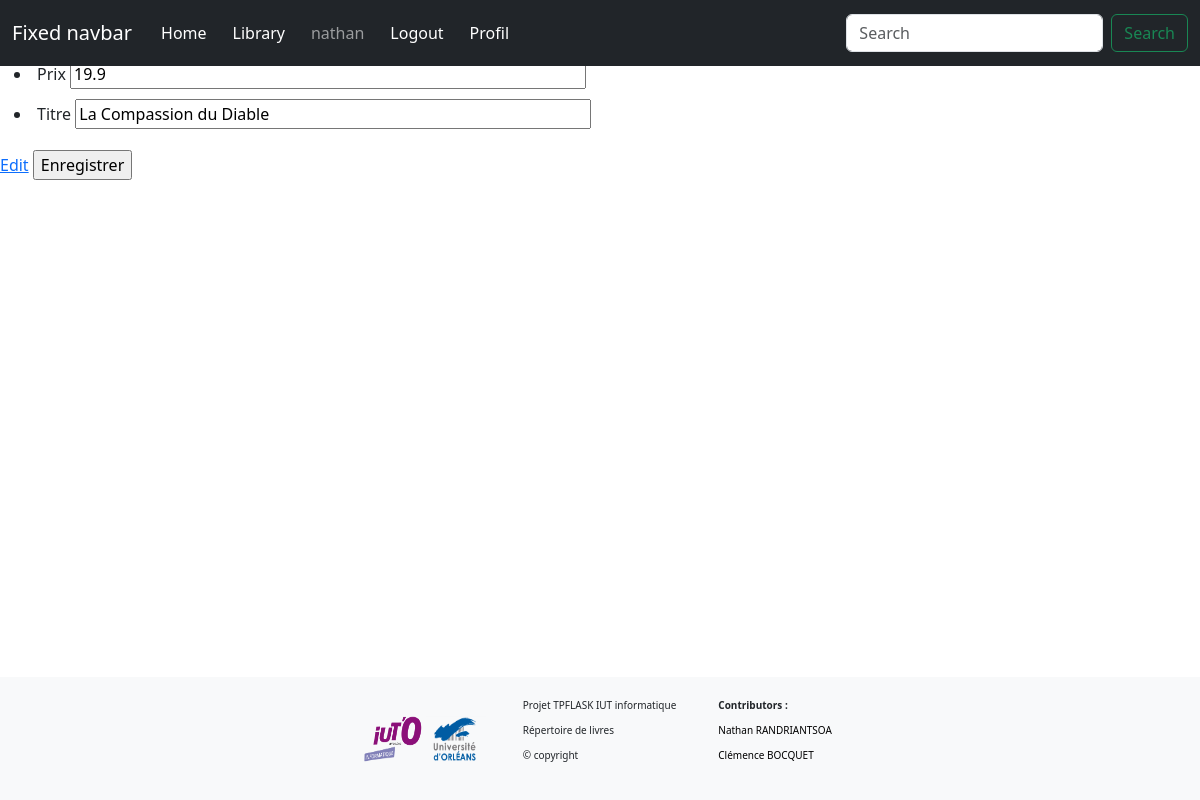
The app's page /edit/book/1 (signed in) with its own data.
### tuto/models.py (models this page shows, shortened)
class User(db.Model, UserMixin):
    username = db.Column(db.String(50), primary_key=True)
    password = db.Column(db.String(64))
    rates = db.relationship('Rate', back_populates='user')
    fav1 = db.relationship('Favoris', back_populates='user_r')

class Book(db.Model):
    id = db.Column(db.Integer, primary_key =True)
    price = db.Column(db.Float)
    url  = db.Column(db.String(500))
    image = db.Column(db.String(200))
    title = db.Column(db.String(100))
    author_od = db.Column(db.Integer, db.ForeignKey("author.id"))
    fav = db.relationship('Favoris', back_populates='book_r')
    author = db.relationship('Author', back_populates='books')
    rates = db.relationship('Rate', back_populates='book')

### tuto/views.py (the view)
@app.route("/edit/book/<int:id>")
@login_required
def edit_book(id):
    b = get_book(id)
    f = BookForm(id=b.id, price=b.price, title=b.title)
    return render_template(
        "edit-books.html",
        book =b, form=f)

### tuto/views.py
class BookForm(FlaskForm):
    id = HiddenField('id')
    price = StringField('Prix')
    title = StringField('Titre', validators=[DataRequired()])

### tuto/models.py (called while the page is built)
def get_book(id):
    return Book.query.get_or_404(id)

@login_manager.user_loader
def load_user(username):
    return User.query.get(username)

### tuto/templates/edit-books.html (shortened to what this page needs)
{% extends "base.html" %}
{% block main %}
<link rel="stylesheet" href="{{ url_for('static', filename='book.css')}}">
<section>
    <h2 class="book">Edit books : {{ book.title }}</h1>
    <form form="form" method="POST" action ="{{ url_for ('save_book') }}">
        <ul>
            <li>{{ form.price.label }} {{ form.price(size =50) }}</li>
            <li>{{ form.title.label }} {{ form.title(size =50) }}</li>
        </ul>
        {% if current_user.is_authenticated %}
            <a href="{{ url_for('edit_book', id=book.id) }}">Edit</a>
        {% endif %}
        <input type="submit" value="Enregistrer">
    </form >
</section>
{% endblock %}

### tuto/templates/base.html (shortened to what this page needs)
<!doctype html>
<html lang="fr">
  <head>
    {% block head %}
    <link rel="stylesheet"
    href="{{ url_for('static', filename='home.css') }}">
    {% block styles %}
    {{ bootstrap.load_css() }}
    {% endblock %}
    {% endblock %}
  </head>
  <body>
    <header>
      <nav class="navbar navbar-expand-md navbar-dark fixed-top bg-dark">
        <div class="container-fluid">
          <a class="navbar-brand" href="#">Fixed navbar</a>
          <div class="collapse navbar-collapse" id="navbarCollapse">
            <ul class="navbar-nav me-auto mb-2 mb-md-0">
              <li class="nav-item">
                <a class="nav-link active" aria-current="page" href="{{ url_for('home') }}">Home</a>
              </li>
              <li class="nav-item">
                <a class="nav-link active" aria-current="page" href="{{ url_for('books_author') }}">Library</a>
              </li>
              {% if current_user.is_authenticated %}
                <li>
                  <a class="nav-link">{{ current_user.username }}</a></li>
                <li>
                  <a class="nav-link active" href="{{ url_for('logout') }}">Logout </a>
                </li>
                <li class="nav-item">
                  <a class="nav-link active" href="{{ url_for('profil') }}">
                    Profil
                  </a>
                </li>
              {% endif %}
            </ul>
            <form class="d-flex" role="search">
              <input class="form-control me-2" type="search" placeholder="Search" aria-label="Search">
              <button class="btn btn-outline-success" type="submit">Search</button>
            </form>
          </div>
        </div>
      </nav>
    </header>
    {% block main %}{% endblock %}
    <main class="flex-shrink-0">
        <div class="container">
        </div>
    </main>
    <footer class="footer mt-auto py-3 bg-light">
      <div class="container">
        <div class="logo">
          <a href="{{ url_for('home')}}">
            <img src="../static/logo/Logo-INFO-Quadri.png" title="iut d'orléans">
          </a>
          <a href="https://www.univ-orleans.fr/">
            <img src="../static/logo/logo-univ-orleans_3.png" title="université d'orléans">
          </a>
        </div>
        <div class="footer-infos">
          <ul>
            <li>Projet TPFLASK IUT informatique</li>
            <li>Répertoire de livres</li>
            <li>© copyright</li>
          </ul>
        </div>
        <div class="credit">
          <ul>
            <li id="contributor-label"><strong>Contributors :</strong></li>
            <li>
              <a href="https://github.com/Kyxtaka">Nathan RANDRIANTSOA</a>
            </li>
            <li>
              <a href="https://github.com/clemencebc1">Clémence BOCQUET</a>
            </li>
          </ul>
        </div>
      </div>
    </footer>
  </body>
</html>

### tuto/static/home.css (style rules this page uses)
main { margin-top: 8em; }
footer { position: fixed; bottom: 0; width: 100%; }
main > .container { padding: 60px 15px 0; }
footer .container { display: flex; flex-wrap: nowrap; font-size: 12px; height: auto; width: auto; align-items: center; justify-content: center; padding: 0px; font-size: 10px; }
footer ul li { list-style-type: none; }
footer a { color: black; text-decoration: none; }
.logo img { width: 60px; height: 50px; }

### tuto/static/book.css (style rules this page uses)
li { padding: 5px; }

### records on screen
User: username "nathan"
Book: price "19.9", title "La Compassion du Diable"
